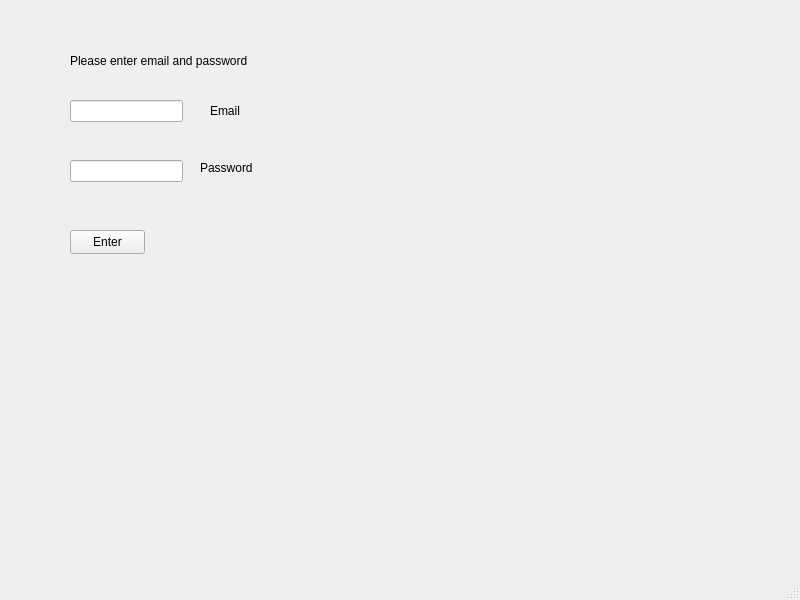
<?xml version="1.0" encoding="UTF-8"?>
<ui version="4.0">
 <class>MainWindow</class>
 <widget class="QMainWindow" name="MainWindow">
  <property name="geometry">
   <rect>
    <x>0</x>
    <y>0</y>
    <width>800</width>
    <height>600</height>
   </rect>
  </property>
  <property name="windowTitle">
   <string>MainWindow</string>
  </property>
  <widget class="QWidget" name="centralwidget">
   <widget class="QLineEdit" name="email_result">
    <property name="geometry">
     <rect>
      <x>70</x>
      <y>100</y>
      <width>113</width>
      <height>22</height>
     </rect>
    </property>
   </widget>
   <widget class="QLabel" name="label_email">
    <property name="geometry">
     <rect>
      <x>210</x>
      <y>100</y>
      <width>71</width>
      <height>21</height>
     </rect>
    </property>
    <property name="text">
     <string>Email</string>
    </property>
   </widget>
   <widget class="QLineEdit" name="psw_result">
    <property name="geometry">
     <rect>
      <x>70</x>
      <y>160</y>
      <width>113</width>
      <height>22</height>
     </rect>
    </property>
   </widget>
   <widget class="QLabel" name="label">
    <property name="geometry">
     <rect>
      <x>200</x>
      <y>160</y>
      <width>71</width>
      <height>16</height>
     </rect>
    </property>
    <property name="text">
     <string>Password</string>
    </property>
   </widget>
   <widget class="QLabel" name="info_label">
    <property name="geometry">
     <rect>
      <x>70</x>
      <y>50</y>
      <width>201</width>
      <height>21</height>
     </rect>
    </property>
    <property name="text">
     <string>Please enter email and password</string>
    </property>
   </widget>
   <widget class="QPushButton" name="enter_button">
    <property name="geometry">
     <rect>
      <x>70</x>
      <y>230</y>
      <width>75</width>
      <height>24</height>
     </rect>
    </property>
    <property name="text">
     <string>Enter</string>
    </property>
   </widget>
   <widget class="QLabel" name="notification">
    <property name="geometry">
     <rect>
      <x>60</x>
      <y>340</y>
      <width>431</width>
      <height>21</height>
     </rect>
    </property>
    <property name="text">
     <string/>
    </property>
   </widget>
  </widget>
  <widget class="QMenuBar" name="menubar">
   <property name="geometry">
    <rect>
     <x>0</x>
     <y>0</y>
     <width>800</width>
     <height>22</height>
    </rect>
   </property>
  </widget>
  <widget class="QStatusBar" name="statusbar"/>
 </widget>
 <resources/>
 <connections/>
</ui>
